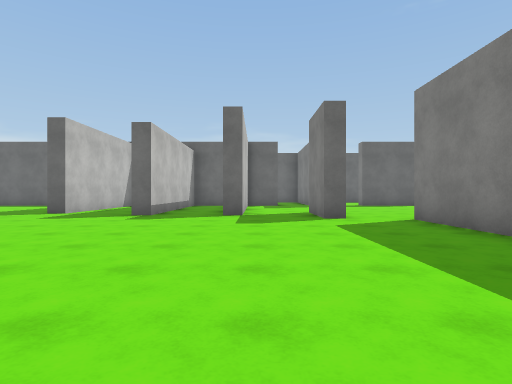
view 1 (above)

16 first-person views from a walk through a 3-D level made in the Unity game engine. The camera is 1.2 m above the floor, looks level and sees 80° across. The floor is counted in squares, 2 m on a side. Each view is taken from the middle of a square. On the plan, view 1 faces up. The plan holds only what a view shows up to about 9 squares ahead; the rest is blank. The place goes on beyond the plan. Surface patterns are stand-ins for the level's own textures.

view 2
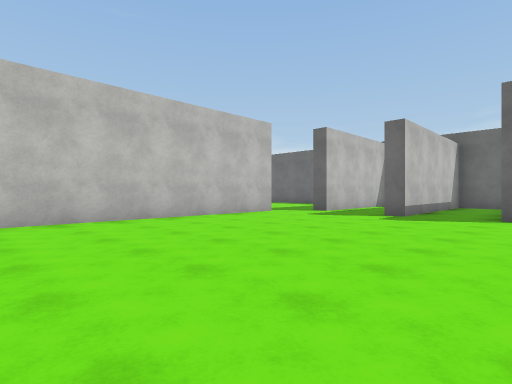

view 3
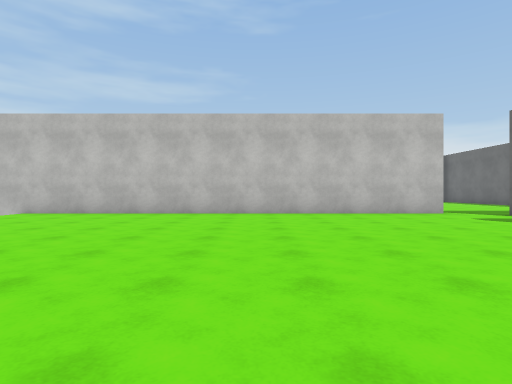

view 4
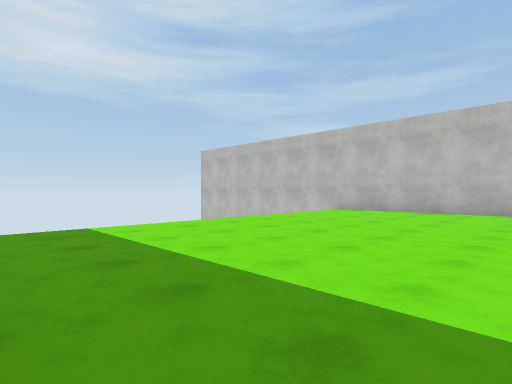

view 5
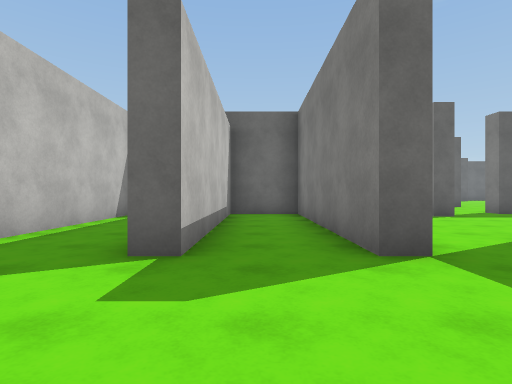

view 6
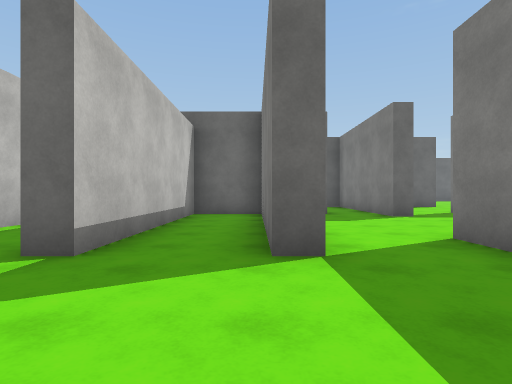

view 7
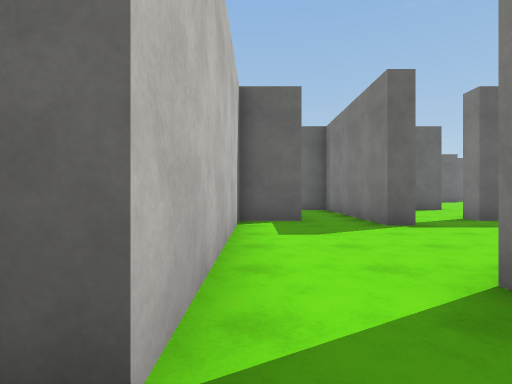

view 8
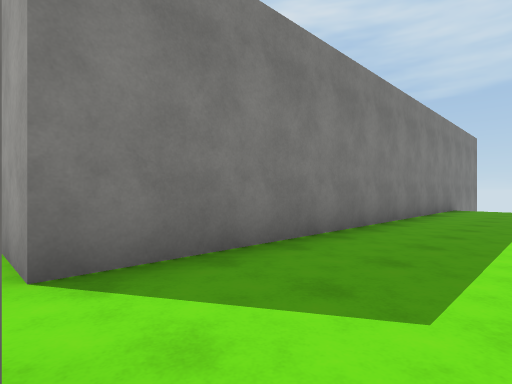

view 9
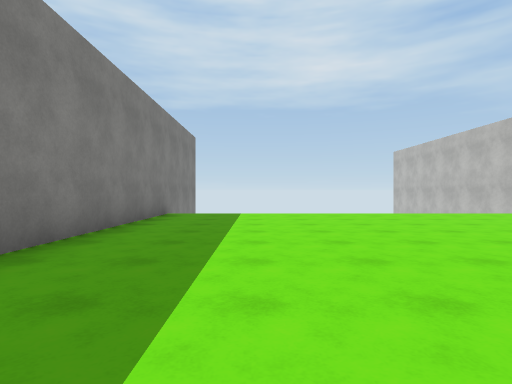

view 10
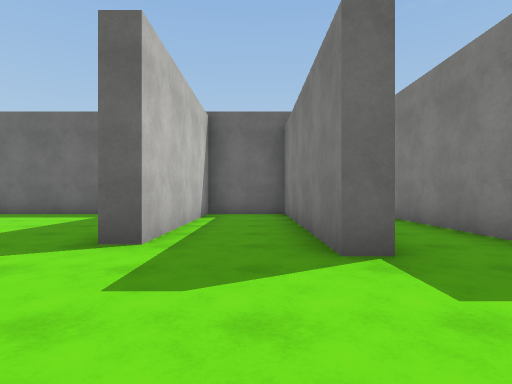

view 11
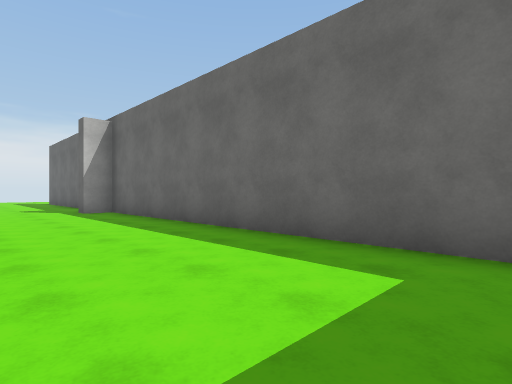

view 12
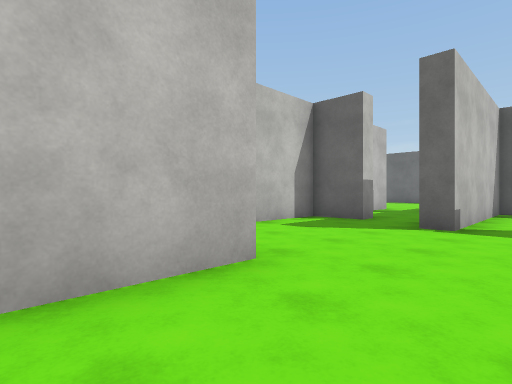

view 13
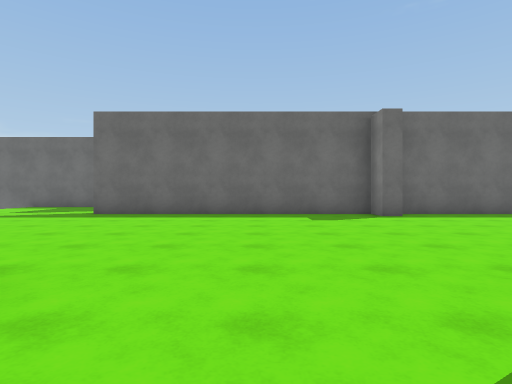

view 14
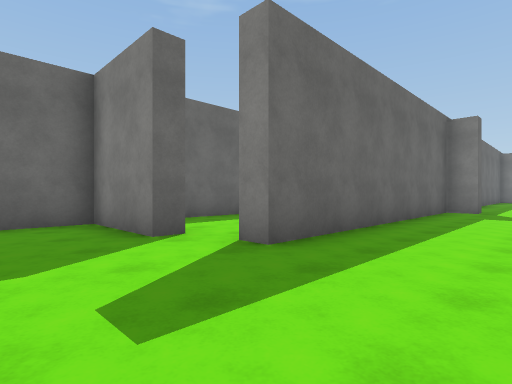

view 15
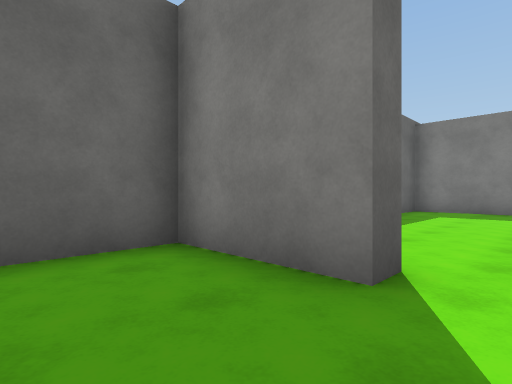

view 16
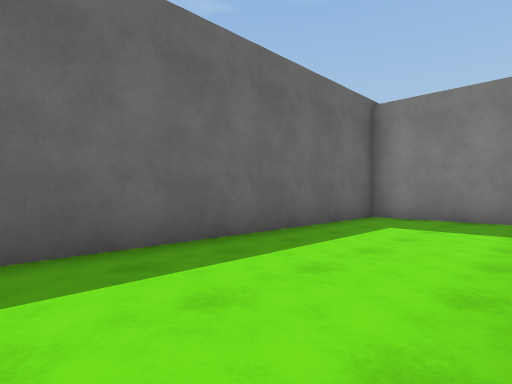

### Floor plan
Ten units are one square. View 1 is at (0, 0); x grows to the right and y downward. Boxes are objects, and circles mark ways between rooms. Rooms are numbered by the first view taken in them; rooms with no view inside come last. Other rooms are left out.
<svg viewBox="-273 -177 323 234">
<path fill="none" stroke="#000" d="M-3 -79 -8 -79 -8 -134 -27 -134 -27 -79 -32 -79 -32 -134 -53 -134 -53 -85 -59 -85M-65 -74 -65 52M21 -90 21 -69 16 -69 16 -90M34 50 34 -66M-163 -125 -168 -125M-168 -134 -244 -134 -244 -139M-245 -148 -251 -148 -251 -172 -268 -172M-72 -134 -163 -134M10 -134 -3 -134 -3 -79M34 -66 45 -66M29 -172 29 -125 24 -125 24 -140M-168 -146 -168 -172 -238 -172"/>
<circle cx="-70" cy="-80" r="3" fill="#2a7"/>
<circle cx="30" cy="-75" r="3" fill="#2a7"/>
<circle cx="5" cy="-80" r="3" fill="#2a7"/>
<circle cx="-235" cy="-145" r="3" fill="#2a7"/>
<text x="-20" y="-30">1</text>
<text x="-180" y="-70">2</text>
<text x="20" y="-110">3</text>
<text x="-210" y="-150">4</text>
</svg>
Room 1 opens to room 2. Room 1 opens to room 3. Room 2 opens to room 4.

Where each view was taken, in squares from view 1:
view 1: 0 up, 0 right, facing up
view 2: 0 up, 0 right, facing up-left
view 3: 2 up, 2 right, facing left
view 4: 1 up, 3 right, facing down-left
view 5: 5 up, 2 left, facing up
view 6: 5 up, 1 left, facing up
view 7: 7 up, 0 right, facing up
view 8: 7 up, 1 right, facing down-right
view 9: 4 up, 1 right, facing down
view 10: 5 up, 4 left, facing up
view 11: 10 up, 7 left, facing up-left
view 12: 7 up, 4 right, facing up-left
view 13: 5 up, 20 left, facing up
view 14: 11 up, 27 left, facing up-right
view 15: 14 up, 27 left, facing up-right
view 16: 14 up, 24 left, facing up-right
